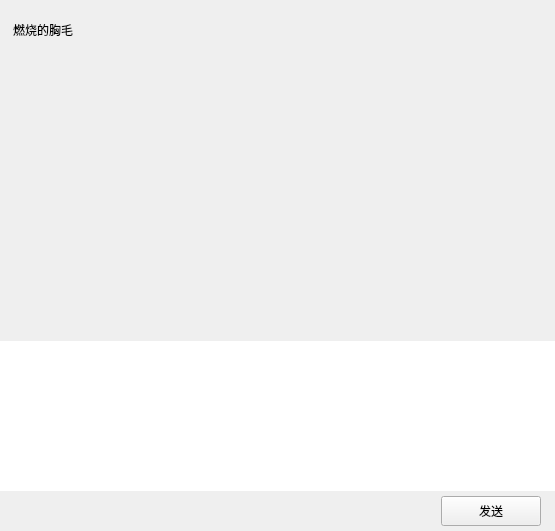
<?xml version="1.0" encoding="UTF-8"?>
<ui version="4.0">
 <class>ChatPage</class>
 <widget class="QWidget" name="ChatPage">
  <property name="geometry">
   <rect>
    <x>0</x>
    <y>0</y>
    <width>555</width>
    <height>531</height>
   </rect>
  </property>
  <property name="windowTitle">
   <string>Form</string>
  </property>
  <layout class="QVBoxLayout" name="verticalLayout">
   <property name="spacing">
    <number>0</number>
   </property>
   <property name="leftMargin">
    <number>0</number>
   </property>
   <property name="topMargin">
    <number>0</number>
   </property>
   <property name="rightMargin">
    <number>0</number>
   </property>
   <property name="bottomMargin">
    <number>0</number>
   </property>
   <item>
    <widget class="QWidget" name="chat_data_wid" native="true">
     <property name="sizePolicy">
      <sizepolicy hsizetype="Expanding" vsizetype="Expanding">
       <horstretch>0</horstretch>
       <verstretch>0</verstretch>
      </sizepolicy>
     </property>
     <layout class="QVBoxLayout" name="verticalLayout_2">
      <property name="spacing">
       <number>0</number>
      </property>
      <property name="leftMargin">
       <number>0</number>
      </property>
      <property name="topMargin">
       <number>0</number>
      </property>
      <property name="rightMargin">
       <number>0</number>
      </property>
      <property name="bottomMargin">
       <number>0</number>
      </property>
      <item>
       <widget class="QWidget" name="title_wid" native="true">
        <property name="minimumSize">
         <size>
          <width>0</width>
          <height>60</height>
         </size>
        </property>
        <property name="maximumSize">
         <size>
          <width>16777215</width>
          <height>60</height>
         </size>
        </property>
        <layout class="QVBoxLayout" name="verticalLayout_3">
         <property name="leftMargin">
          <number>11</number>
         </property>
         <property name="topMargin">
          <number>2</number>
         </property>
         <property name="rightMargin">
          <number>2</number>
         </property>
         <property name="bottomMargin">
          <number>2</number>
         </property>
         <item>
          <widget class="QWidget" name="widget" native="true">
           <layout class="QHBoxLayout" name="horizontalLayout_3">
            <property name="leftMargin">
             <number>2</number>
            </property>
            <property name="topMargin">
             <number>2</number>
            </property>
            <property name="rightMargin">
             <number>2</number>
            </property>
            <property name="bottomMargin">
             <number>2</number>
            </property>
            <item>
             <widget class="QLabel" name="title_lb">
              <property name="text">
               <string>燃烧的胸毛</string>
              </property>
             </widget>
            </item>
           </layout>
          </widget>
         </item>
        </layout>
       </widget>
      </item>
      <item>
       <widget class="ChatView" name="chat_data_list" native="true"/>
      </item>
      <item>
       <widget class="QWidget" name="tool_wid" native="true">
        <property name="minimumSize">
         <size>
          <width>0</width>
          <height>40</height>
         </size>
        </property>
        <property name="maximumSize">
         <size>
          <width>16777215</width>
          <height>40</height>
         </size>
        </property>
        <layout class="QHBoxLayout" name="horizontalLayout_5">
         <property name="leftMargin">
          <number>2</number>
         </property>
         <property name="topMargin">
          <number>2</number>
         </property>
         <property name="rightMargin">
          <number>2</number>
         </property>
         <property name="bottomMargin">
          <number>2</number>
         </property>
         <item>
          <spacer name="horizontalSpacer_7">
           <property name="orientation">
            <enum>Qt::Horizontal</enum>
           </property>
           <property name="sizeType">
            <enum>QSizePolicy::Fixed</enum>
           </property>
           <property name="sizeHint" stdset="0">
            <size>
             <width>5</width>
             <height>20</height>
            </size>
           </property>
          </spacer>
         </item>
         <item>
          <widget class="ClickedLabel" name="emo_lb">
           <property name="minimumSize">
            <size>
             <width>25</width>
             <height>25</height>
            </size>
           </property>
           <property name="maximumSize">
            <size>
             <width>25</width>
             <height>25</height>
            </size>
           </property>
           <property name="text">
            <string/>
           </property>
          </widget>
         </item>
         <item>
          <spacer name="horizontalSpacer_6">
           <property name="orientation">
            <enum>Qt::Horizontal</enum>
           </property>
           <property name="sizeType">
            <enum>QSizePolicy::Fixed</enum>
           </property>
           <property name="sizeHint" stdset="0">
            <size>
             <width>5</width>
             <height>20</height>
            </size>
           </property>
          </spacer>
         </item>
         <item>
          <widget class="ClickedLabel" name="file_lb">
           <property name="minimumSize">
            <size>
             <width>30</width>
             <height>30</height>
            </size>
           </property>
           <property name="maximumSize">
            <size>
             <width>30</width>
             <height>30</height>
            </size>
           </property>
           <property name="text">
            <string/>
           </property>
          </widget>
         </item>
         <item>
          <spacer name="horizontalSpacer_5">
           <property name="orientation">
            <enum>Qt::Horizontal</enum>
           </property>
           <property name="sizeHint" stdset="0">
            <size>
             <width>40</width>
             <height>20</height>
            </size>
           </property>
          </spacer>
         </item>
        </layout>
       </widget>
      </item>
      <item>
       <widget class="MessageTextEdit" name="chatEdit">
        <property name="minimumSize">
         <size>
          <width>0</width>
          <height>150</height>
         </size>
        </property>
        <property name="maximumSize">
         <size>
          <width>16777215</width>
          <height>150</height>
         </size>
        </property>
        <property name="frameShape">
         <enum>QFrame::NoFrame</enum>
        </property>
       </widget>
      </item>
      <item>
       <widget class="QWidget" name="send_wid" native="true">
        <property name="minimumSize">
         <size>
          <width>0</width>
          <height>40</height>
         </size>
        </property>
        <property name="maximumSize">
         <size>
          <width>16777215</width>
          <height>40</height>
         </size>
        </property>
        <layout class="QHBoxLayout" name="horizontalLayout_4">
         <property name="topMargin">
          <number>2</number>
         </property>
         <property name="bottomMargin">
          <number>2</number>
         </property>
         <item>
          <spacer name="horizontalSpacer_2">
           <property name="orientation">
            <enum>Qt::Horizontal</enum>
           </property>
           <property name="sizeHint" stdset="0">
            <size>
             <width>36</width>
             <height>20</height>
            </size>
           </property>
          </spacer>
         </item>
         <item>
          <spacer name="horizontalSpacer_3">
           <property name="orientation">
            <enum>Qt::Horizontal</enum>
           </property>
           <property name="sizeType">
            <enum>QSizePolicy::Fixed</enum>
           </property>
           <property name="sizeHint" stdset="0">
            <size>
             <width>10</width>
             <height>20</height>
            </size>
           </property>
          </spacer>
         </item>
         <item>
          <widget class="ClickedBtn" name="send_btn">
           <property name="minimumSize">
            <size>
             <width>100</width>
             <height>30</height>
            </size>
           </property>
           <property name="maximumSize">
            <size>
             <width>100</width>
             <height>30</height>
            </size>
           </property>
           <property name="text">
            <string>发送</string>
           </property>
          </widget>
         </item>
         <item>
          <spacer name="horizontalSpacer_4">
           <property name="orientation">
            <enum>Qt::Horizontal</enum>
           </property>
           <property name="sizeType">
            <enum>QSizePolicy::Fixed</enum>
           </property>
           <property name="sizeHint" stdset="0">
            <size>
             <width>5</width>
             <height>20</height>
            </size>
           </property>
          </spacer>
         </item>
        </layout>
       </widget>
      </item>
     </layout>
    </widget>
   </item>
  </layout>
 </widget>
 <customwidgets>
  <customwidget>
   <class>ClickedBtn</class>
   <extends>QPushButton</extends>
   <header>clickedbtn.h</header>
  </customwidget>
  <customwidget>
   <class>ClickedLabel</class>
   <extends>QLabel</extends>
   <header>clickedlabel.h</header>
  </customwidget>
  <customwidget>
   <class>MessageTextEdit</class>
   <extends>QTextEdit</extends>
   <header>MessageTextEdit.h</header>
  </customwidget>
  <customwidget>
   <class>ChatView</class>
   <extends>QWidget</extends>
   <header>chatview.h</header>
   <container>1</container>
  </customwidget>
 </customwidgets>
 <resources/>
 <connections/>
</ui>
